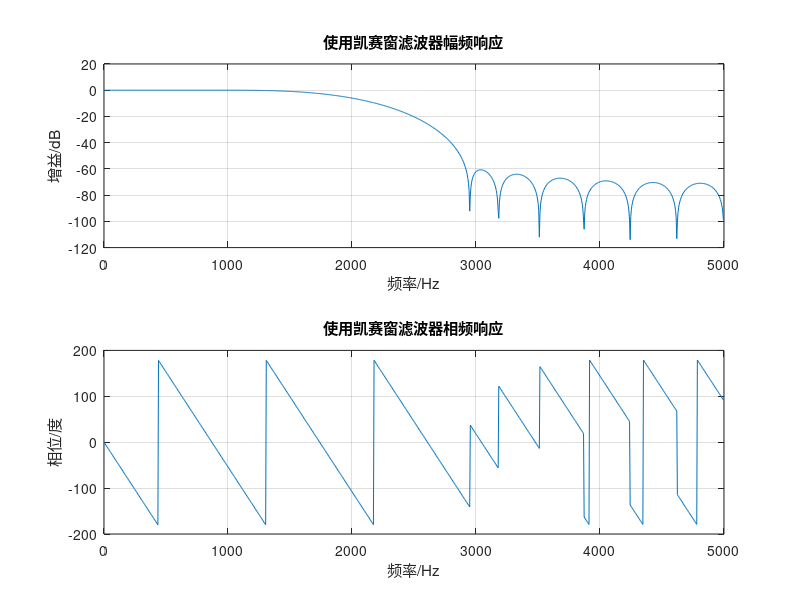
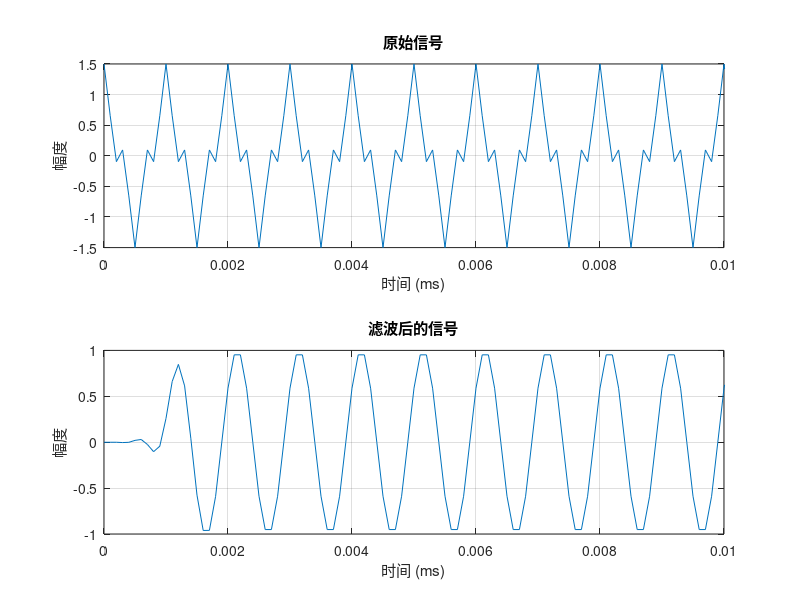

These charts were generated, in order, by the following MATLAB code:
% 凯塞贝塞尔窗参数表
% alph      过渡带宽度      通带波纹        阻带最小衰减
% 2.120     3.00*pi/N      0.2700           -30
% 3.384     4.46*pi/N      0.0864           -40
% 4.538     5.86*pi/N      0.0274           -50
% 5.568     7.24*pi/N      0.0087           -60
% 6.764     8.64*pi/N      0.0028           -70

% 实现例7.2.2
% 对模拟信号进行低通滤波,通带0<=f<=1.5kHz内衰减低于1dB,阻带2.5kHz<=f<=inf内衰减大于40dB，
% 使用凯塞贝塞尔窗函数法完成滤波器设计，Fs=10kHz

% 滤波参数初始化
fp = 1500; % 通带截止频率 1.5kHz
fs = 2500; % 阻带截止频率 2.5kHz
rs = 40;   % 阻带最小衰减 40dB
Fs = 10000; % 采样频率 10kHz

% 求wp和ws
wp = 2*pi*fp/Fs;
ws = 2*pi*fs/Fs;
Bt = ws - wp;

% 计算凯塞窗参数 alph
if rs < 21
    alph = 0;
elseif rs > 21 && rs < 50
    alph = 0.5842 * (rs - 21)^0.4 + 0.07886 * (rs - 21);
else
    alph = 0.1102 * (rs - 8.7);
end

% 计算滤波器阶数 M
M = ceil((rs - 8) / (2.285 * Bt));

% 对pi归一化的截止频率
wc = (wp + ws) / (2 * pi);

% 设计FIR滤波器
amp = [1 1 0 0]    % 低通特性
freq = [0 wp ws pi]/pi   % 频率向量
hn = fir2(M, freq, amp, kaiser(M + 1, alph));       % 低通滤波器


% 频率响应
[H, F] = freqz(hn, 1, 1024, Fs);


% 绘制滤波器频率响应
figure;
subplot(2, 1, 1);
plot(F, 20*log10(abs(H)));
xlabel('频率/Hz');
ylabel('增益/dB');
title('使用凯赛窗滤波器幅频响应');
grid on;

subplot(2, 1, 2);
plot(F, angle(H) * 180 / pi);
xlabel('频率/Hz');
ylabel('相位/度');
title('使用凯赛窗滤波器相频响应');
grid on;


% 生成测试信号
t = 0:1/Fs:1; % 时间向量
x = cos(2*pi*1000*t) + 0.5*cos(2*pi*3000*t); % 1kHz和3kHz的正弦波

% 应用滤波器
y = filter(hn, 1, x);


% 绘制滤波结果
figure;
subplot(2, 1, 1);
plot(t, x);
xlabel('时间 (ms)');
ylabel('幅度');
title('原始信号');
grid on;
xlim([0 0.01])

subplot(2, 1, 2);
plot(t, y);
xlabel('时间 (ms)');
ylabel('幅度');
title('滤波后的信号');
grid on;
xlim([0 0.01])